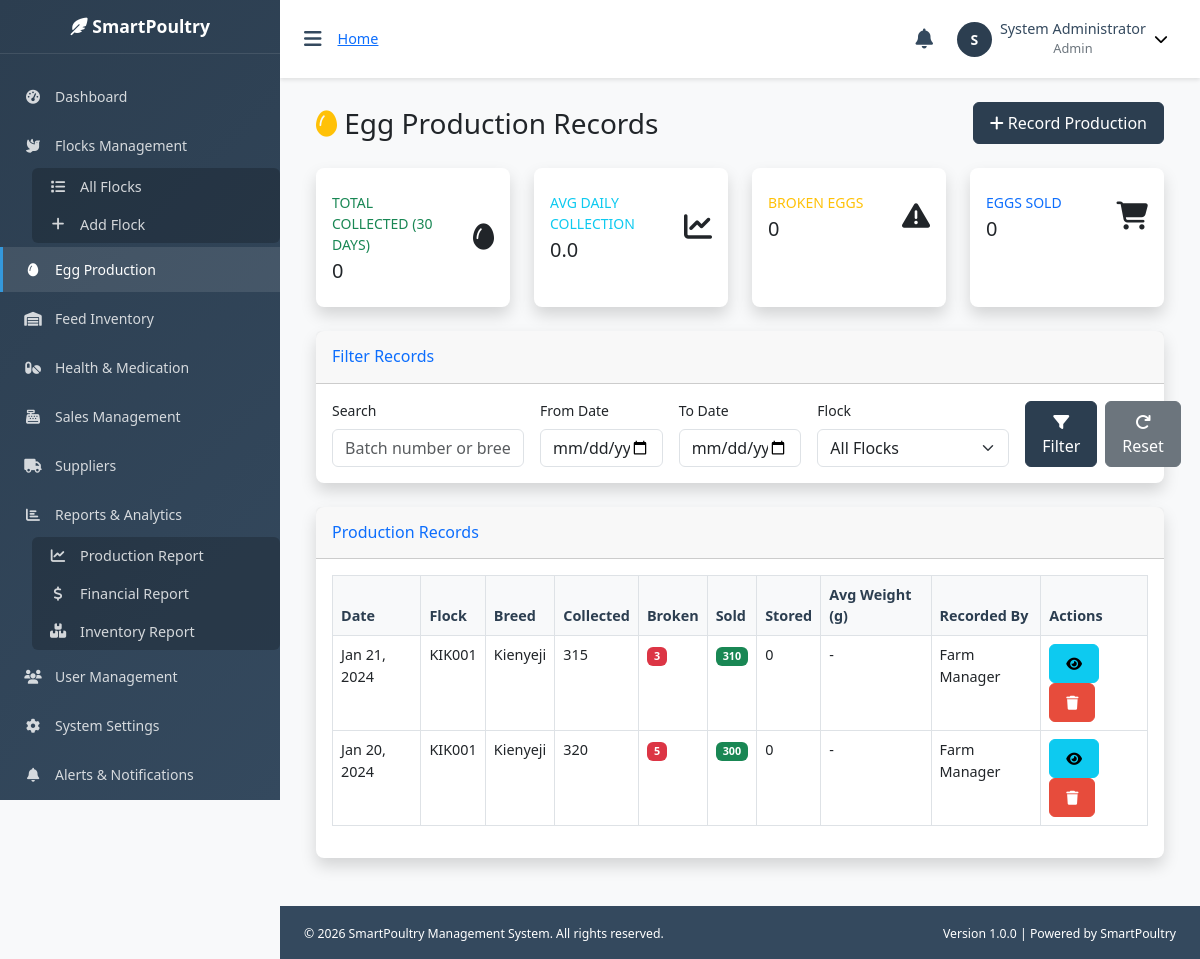
The page /pages/production/egg_production.php (signed in) on the database its author committed.
### tables this page shows
CREATE TABLE egg_production (
    id INT PRIMARY KEY AUTO_INCREMENT,
    flock_id INT NOT NULL,
    production_date DATE NOT NULL,
    eggs_collected INT NOT NULL,
    eggs_broken INT DEFAULT 0,
    eggs_sold INT DEFAULT 0,
    eggs_stored INT DEFAULT 0,
    average_weight DECIMAL(5,2),
    notes TEXT,
    recorded_by INT,
    recorded_at TIMESTAMP DEFAULT CURRENT_TIMESTAMP,
    FOREIGN KEY (flock_id) REFERENCES flocks(id) ON DELETE CASCADE,
    FOREIGN KEY (recorded_by) REFERENCES users(id) ON DELETE SET NULL
);

CREATE TABLE flocks (
    id INT PRIMARY KEY AUTO_INCREMENT,
    batch_number VARCHAR(20) UNIQUE NOT NULL,
    breed VARCHAR(50) NOT NULL,
    purpose ENUM('egg_production', 'meat_production', 'dual_purpose') DEFAULT 'egg_production',
    age_days INT NOT NULL,
    location VARCHAR(100),
    initial_count INT NOT NULL,
    current_count INT NOT NULL,
    arrival_date DATE NOT NULL,
    expected_slaughter_date DATE,
    status ENUM('active', 'inactive', 'sold', 'slaughtered') DEFAULT 'active',
    notes TEXT,
    created_by INT,
    created_at TIMESTAMP DEFAULT CURRENT_TIMESTAMP,
    FOREIGN KEY (created_by) REFERENCES users(id) ON DELETE SET NULL
);

CREATE TABLE users (
    id INT PRIMARY KEY AUTO_INCREMENT,
    username VARCHAR(50) UNIQUE NOT NULL,
    password VARCHAR(255) NOT NULL,
    full_name VARCHAR(100) NOT NULL,
    email VARCHAR(100),
    phone VARCHAR(20),
    role ENUM('admin', 'manager', 'worker') DEFAULT 'worker',
    created_at TIMESTAMP DEFAULT CURRENT_TIMESTAMP,
    updated_at TIMESTAMP NULL DEFAULT CURRENT_TIMESTAMP ON UPDATE CURRENT_TIMESTAMP,
    last_login TIMESTAMP NULL,
    status ENUM('active', 'inactive') DEFAULT 'active'
);

### includes/config.php (called while the page is built, shortened)
<?php
function formatDate($date, $format = DATE_FORMAT) {
    if ($date) {
        return date($format, strtotime($date));
    }
    return '';
}
?>

### pages/production/egg_production.php (the view, shortened to what this page needs)
<?php
require_once '../../includes/config.php';
require_once '../../includes/auth.php';
$search = $_GET['search'] ?? '';
$date_from = $_GET['date_from'] ?? '';
$date_to = $_GET['date_to'] ?? '';
$query = "
    SELECT ep.*, f.batch_number, f.breed, u.full_name as recorded_by_name
    FROM egg_production ep
    LEFT JOIN flocks f ON ep.flock_id = f.id
    LEFT JOIN users u ON ep.recorded_by = u.id
    WHERE 1=1
";
$params = [];
$query .= " ORDER BY ep.production_date DESC, ep.recorded_at DESC";
$stmt = $pdo->prepare($query);
$stmt->execute($params);
$production_records = $stmt->fetchAll();
$stmt = $pdo->prepare("
    SELECT
        COUNT(*) as total_records,
        SUM(eggs_collected) as total_collected,
        SUM(eggs_broken) as total_broken,
        SUM(eggs_sold) as total_sold,
        SUM(eggs_stored) as total_stored,
        AVG(eggs_collected) as avg_daily_collection
    FROM egg_production
    WHERE production_date >= DATE_SUB(CURDATE(), INTERVAL 30 DAY)
");
$stmt->execute();
$stats = $stmt->fetch();
include '../../includes/header.php';
?>
<div class="container-fluid">
    <div class="d-flex justify-content-between align-items-center mb-4">
        <h1 class="h3 mb-0">
            <i class="fas fa-egg text-warning"></i> Egg Production Records
        </h1>
        <button type="button" class="btn btn-primary" data-bs-toggle="modal" data-bs-target="#addProductionModal">
            <i class="fas fa-plus"></i> Record Production
        </button>
    </div>
    <div class="row mb-4">
        <div class="col-md-3">
            <div class="card border-left-success shadow h-100 py-2">
                <div class="card-body">
                    <div class="row no-gutters align-items-center">
                        <div class="col mr-2">
                            <div class="text-xs font-weight-bold text-success text-uppercase mb-1">
                                Total Collected (30 Days)
                            </div>
                            <div class="h5 mb-0 font-weight-bold text-gray-800">
                                <?php echo number_format($stats['total_collected'] ?? 0); ?>
                            </div>
                        </div>
                        <div class="col-auto">
                            <i class="fas fa-egg fa-2x text-gray-300"></i>
                        </div>
                    </div>
                </div>
            </div>
        </div>
        <div class="col-md-3">
            <div class="card border-left-info shadow h-100 py-2">
                <div class="card-body">
                    <div class="row no-gutters align-items-center">
                        <div class="col mr-2">
                            <div class="text-xs font-weight-bold text-info text-uppercase mb-1">
                                Avg Daily Collection
                            </div>
                            <div class="h5 mb-0 font-weight-bold text-gray-800">
                                <?php echo number_format($stats['avg_daily_collection'] ?? 0, 1); ?>
                            </div>
                        </div>
                        <div class="col-auto">
                            <i class="fas fa-chart-line fa-2x text-gray-300"></i>
                        </div>
                    </div>
                </div>
            </div>
        </div>
        <div class="col-md-3">
            <div class="card border-left-warning shadow h-100 py-2">
                <div class="card-body">
                    <div class="row no-gutters align-items-center">
                        <div class="col mr-2">
                            <div class="text-xs font-weight-bold text-warning text-uppercase mb-1">
                                Broken Eggs
                            </div>
                            <div class="h5 mb-0 font-weight-bold text-gray-800">
                                <?php echo number_format($stats['total_broken'] ?? 0); ?>
                            </div>
                        </div>
                        <div class="col-auto">
                            <i class="fas fa-exclamation-triangle fa-2x text-gray-300"></i>
                        </div>
                    </div>
                </div>
            </div>
        </div>
        <div class="col-md-3">
            <div class="card border-left-primary shadow h-100 py-2">
                <div class="card-body">
                    <div class="row no-gutters align-items-center">
                        <div class="col mr-2">
                            <div class="text-xs font-weight-bold text-primary text-uppercase mb-1">
                                Eggs Sold
                            </div>
                            <div class="h5 mb-0 font-weight-bold text-gray-800">
                                <?php echo number_format($stats['total_sold'] ?? 0); ?>
                            </div>
                        </div>
                        <div class="col-auto">
                            <i class="fas fa-shopping-cart fa-2x text-gray-300"></i>
                        </div>
                    </div>
                </div>
            </div>
        </div>
    </div>
    <div class="card shadow mb-4">
        <div class="card-header py-3">
            <h6 class="m-0 font-weight-bold text-primary">Filter Records</h6>
        </div>
        <div class="card-body">
            <form method="GET" class="row g-3">
                <div class="col-md-3">
                    <label for="search" class="form-label">Search</label>
                    <input type="text" class="form-control" id="search" name="search"
                           value="<?php echo htmlspecialchars($search); ?>"
                           placeholder="Batch number or breed...">
                </div>
                <div class="col-md-2">
                    <label for="date_from" class="form-label">From Date</label>
                    <input type="date" class="form-control" id="date_from" name="date_from"
                           value="<?php echo htmlspecialchars($date_from); ?>">
                </div>
                <div class="col-md-2">
                    <label for="date_to" class="form-label">To Date</label>
                    <input type="date" class="form-control" id="date_to" name="date_to"
                           value="<?php echo htmlspecialchars($date_to); ?>">
                </div>
                <div class="col-md-3">
                    <label for="flock_id" class="form-label">Flock</label>
                    <select class="form-select" id="flock_id" name="flock_id">
                        <option value="">All Flocks</option>
                    </select>
                </div>
                <div class="col-md-2 d-flex align-items-end">
                    <button type="submit" class="btn btn-primary me-2">
                        <i class="fas fa-filter"></i> Filter
                    </button>
                    <a href="egg_production.php" class="btn btn-secondary">
                        <i class="fas fa-redo"></i> Reset
                    </a>
                </div>
            </form>
        </div>
    </div>
    <div class="card shadow mb-4">
        <div class="card-header py-3">
            <h6 class="m-0 font-weight-bold text-primary">Production Records</h6>
        </div>
        <div class="card-body">
            <div class="table-responsive">
                <table class="table table-bordered table-hover" id="productionTable">
                    <thead>
                        <tr>
                            <th>Date</th>
                            <th>Flock</th>
                            <th>Breed</th>
                            <th>Collected</th>
                            <th>Broken</th>
                            <th>Sold</th>
                            <th>Stored</th>
                            <th>Avg Weight (g)</th>
                            <th>Recorded By</th>
                            <th>Actions</th>
                        </tr>
                    </thead>
                    <tbody>
                        <?php if (empty($production_records)): ?>
                            <tr>
                                <td colspan="10" class="text-center text-muted">No production records found</td>
                            </tr>
                        <?php else: ?>
                            <?php foreach ($production_records as $record): ?>
                                <tr>
                                    <td><?php echo formatDate($record['production_date'], 'M j, Y'); ?></td>
                                    <td><?php echo htmlspecialchars($record['batch_number'] ?? 'N/A'); ?></td>
                                    <td><?php echo htmlspecialchars($record['breed'] ?? 'N/A'); ?></td>
                                    <td><?php echo number_format($record['eggs_collected']); ?></td>
                                    <td>
                                        <span class="badge bg-danger">
                                            <?php echo number_format($record['eggs_broken']); ?>
                                        </span>
                                    </td>
                                    <td>
                                        <span class="badge bg-success">
                                            <?php echo number_format($record['eggs_sold']); ?>
                                        </span>
                                    </td>
                                    <td><?php echo number_format($record['eggs_stored']); ?></td>
                                    <td><?php echo $record['average_weight'] ? number_format($record['average_weight'], 1) : '-'; ?></td>
                                    <td><?php echo htmlspecialchars($record['recorded_by_name'] ?? 'Unknown'); ?></td>
                                    <td>
                                        <button type="button" class="btn btn-sm btn-info"
                                                onclick="viewDetails(<?php echo htmlspecialchars(json_encode($record)); ?>)">
                                            <i class="fas fa-eye"></i>
                                        </button>
                                        <form method="POST" style="display:inline;"
                                              onsubmit="return confirm('Are you sure you want to delete this record?');">
                                            <button type="submit" class="btn btn-sm btn-danger">
                                                <i class="fas fa-trash"></i>
                                            </button>
                                        </form>
                                    </td>
                                </tr>
                            <?php endforeach; ?>
                        <?php endif; ?>
                    </tbody>
                </table>
            </div>
        </div>
    </div>
</div>
<?php include '../../includes/footer.php'; ?>

### rows shown on the page
egg_production: production_date "Jan 21, 2024", flock.batch_number "KIK001", flock.breed "Kienyeji", eggs_collected "315", eggs_broken "3", eggs_sold "310", eggs_stored "0", recorded_by.full_name "Farm Manager"
egg_production: production_date "Jan 20, 2024", flock.batch_number "KIK001", flock.breed "Kienyeji", eggs_collected "320", eggs_broken "5", eggs_sold "300", eggs_stored "0", recorded_by.full_name "Farm Manager"

### other values the page prints
substr($current_user['full_name'], 0, 1) "S"
$current_user['full_name'] "System Administrator"
$current_user['role'] "Admin"
$stats['total_collected'] "0"
$stats['avg_daily_collection'] "0.0"
$stats['total_broken'] "0"
$stats['total_sold'] "0"
APP_NAME "SmartPoultry Management System"
APP_VERSION "1.0.0"
